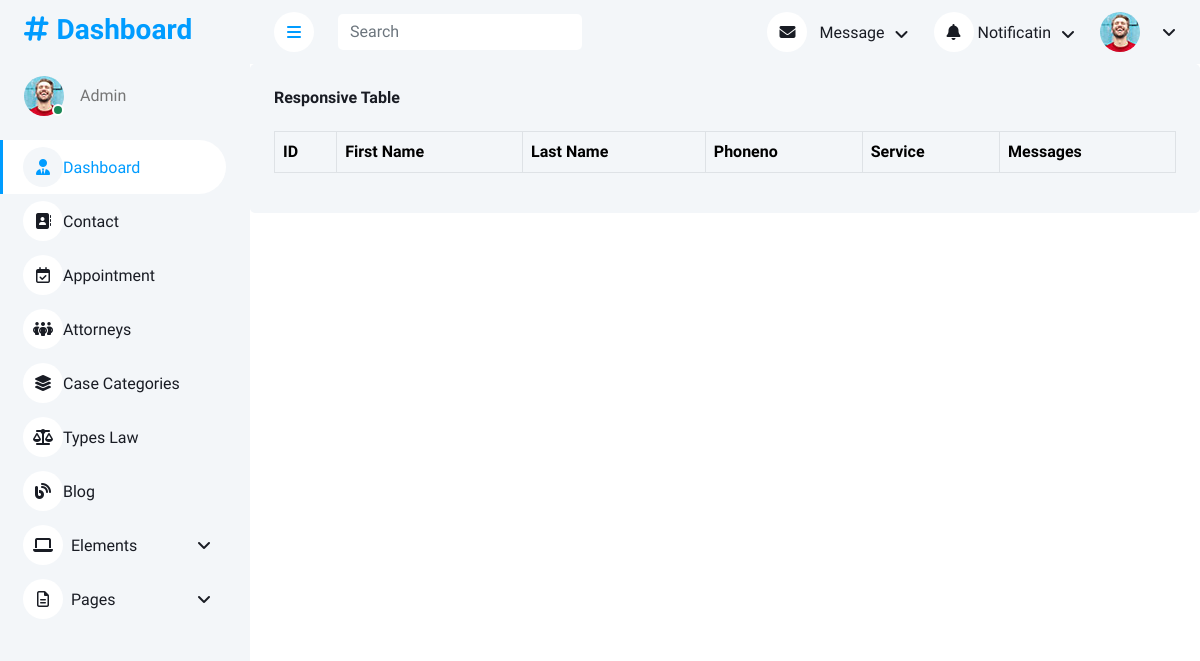
Before: /appointment with the older database file.
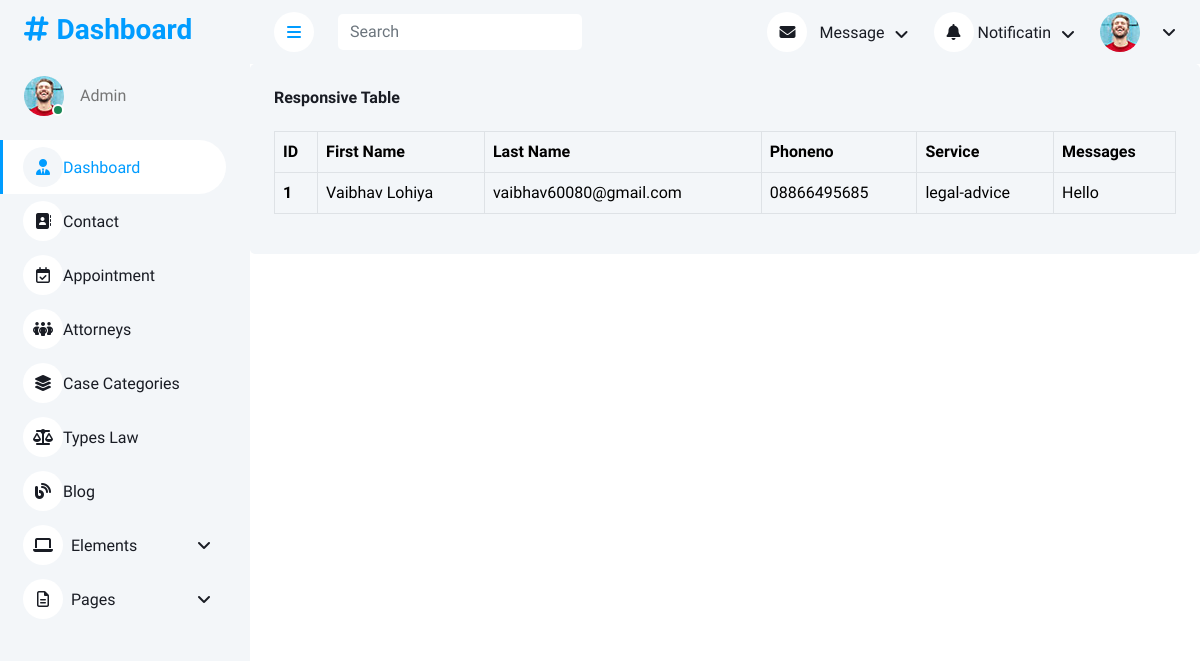
After: the same page with the newer database file.
### userapp/models.py (models this page shows, shortened)
class appointment(models.Model):
    name = models.CharField(max_length=50)
    email = models.EmailField()
    phoneno = models.CharField(max_length=50)
    service = models.CharField(max_length=50)
    gender = models.CharField(max_length=50)
    message = models.TextField(max_length=2000)
    up_doc1 = models.FileField(upload_to='image/', blank=True, null=True)

### adminapp/views.py (the view)
# urls.py: path('appointment', views.Show_Appointment),
def Show_Appointment(request):
    data = appointment.objects.all
    return render(request,'adminapp/appointment.html',{"data":data})

### templates/adminapp/Appointment.html (shortened to what this page needs)
<!DOCTYPE html>
{% load static %}
<html lang="en">
<head>
    <link href="https://cdnjs.cloudflare.com/ajax/libs/font-awesome/6.7.2/css/all.min.css" rel="stylesheet">
    <link href="https://cdn.jsdelivr.net/npm/bootstrap-icons@1.4.1/font/bootstrap-icons.css" rel="stylesheet">
    <link href="https://cdn.jsdelivr.net/npm/bootstrap@5.3.3/dist/css/bootstrap.min.css" rel="stylesheet">
    <link href="{% static 'adminapp/lib/owlcarousel/assets/owl.carousel.min.css'%}" rel="stylesheet">
    <link href="{% static 'adminapp/lib/tempusdominus/css/tempusdominus-bootstrap-4.min.css'%}" rel="stylesheet">
    <link href="{% static 'adminapp/css/bootstrap.min.css' %}" rel="stylesheet">
    <link href="{% static 'adminapp/css/style.css' %}" rel="stylesheet">
</head>
<body>
    <div class="container-xxl position-relative bg-white d-flex p-0">
        {% include 'adminapp/sidebar.html' %}
        <div class="content">
            {% include 'adminapp/navbar.html' %}
            <div class="col-12">
                <div class="bg-light rounded h-100 p-4">
                    <h6 class="mb-4">Responsive Table</h6>
                    <div class="table-responsive">
                        <table class="table table-bordered">
                            <thead>
                                <tr>
                                    <th scope="col">ID</th>
                                    <th scope="col">First Name</th>
                                    <th scope="col">Last Name</th>
                                    <th scope="col">Phoneno</th>
                                    <th scope="col">Service</th>
                                    <th scope="col">Messages</th>
                                </tr>
                            </thead>
                            <tbody>
                                {% for i in data %}
                        <tr>
                            <th scope="row">{{ i.id }}</th>
                            <td>{{ i.name }}</td>
                            <td>{{ i.email }}</td>
                            <td>{{ i.phoneno }}</td>
                            <td>{{ i.service }}</td>
                            <td>{{ i.message }}</td>
                        </tr>
                    {% endfor %}
                            </tbody>
                        </table>
                    </div>
                </div>
            </div>
        </div>
    </div>
</body>
</html>

Changed rows visible on the page:
added appointment: id "1", name "Vaibhav Lohiya", email "vaibhav60080@gmail.com", phoneno "08866495685", service "legal-advice", message "Hello"
